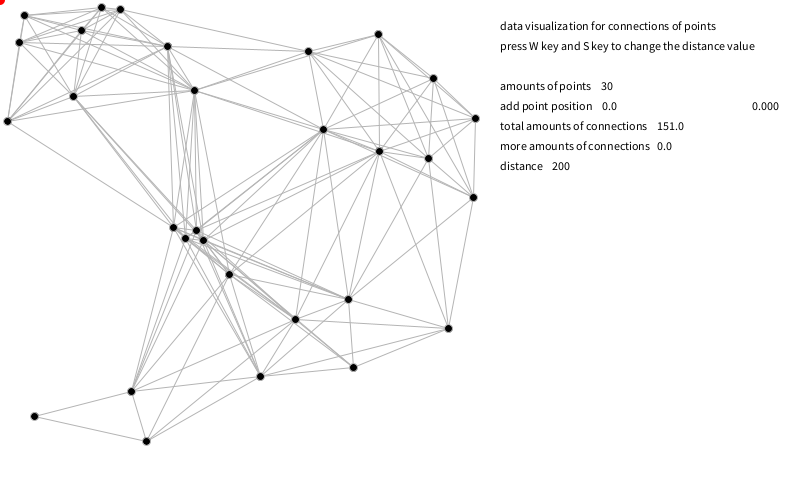
Frame 1 (no input)
Frame 60 (the mouse pressed at the canvas centre just before this capture): identical to frame 1, image omitted
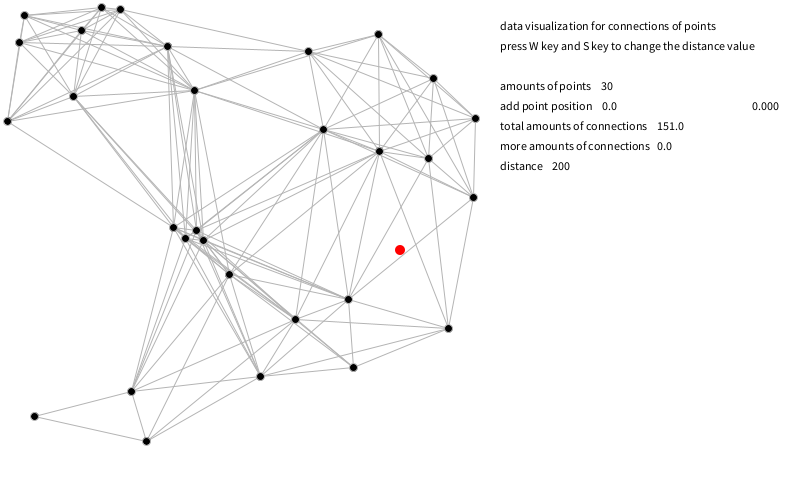
Frame 120 (the mouse held since frame 60 and released just before this capture)

The Processing sketch that drew these frames (run headless with seeded random() and noise(); from frame 60 on, the mouse is pressed at the canvas centre):

// Processing sketch: processing_106740
// ── processing_106740.pde

ArrayList points = new ArrayList();
ArrayList posX;
ArrayList posY;
int distance = 200;
float m;
float n;
float number;
float anothernumber;
float anotheranothernumber;
float mousePressNumber;

int numberPoints=30;

void setup() {
  size(800, 500);
  background(255);
  fill(0);
  smooth();
  for (int i = 0; i <numberPoints; i++) {
    PVector point = new PVector(random(0, width-300), random(0, height));
    points.add(point);
  }
  for (int i = 0; i < numberPoints; i++) {
    for (int j = 0; j < i; j++) {
      if (i != j) {
        PVector pointFromArrayI = (PVector) points.get(i);
        float pointXvalueI = pointFromArrayI.x;
        float pointYvalueI = pointFromArrayI.y;

        PVector pointFromArrayJ = (PVector) points.get(j);
        float pointXvalueJ = pointFromArrayJ.x;
        float pointYvalueJ = pointFromArrayJ.y;

        float distPoints = dist(pointXvalueI, pointYvalueI, pointXvalueJ, pointYvalueJ);
        if (distPoints <= distance) {
          line(pointXvalueI, pointYvalueI, pointXvalueJ, pointYvalueJ);
          number++;
        }
        //above is for caculating number;
      }
    }
  }
    background(255);
}


void mouseClicked() {  
  PVector point= new PVector(mouseX, mouseY);
  points.add(point);
  m=mouseX;
  n=mouseY;
   PVector pointFromArrayI = (PVector) points.get(points.size()-1);
    for (int j = 0; j < points.size(); j++) {
       
        float pointXvalueI = pointFromArrayI.x;
        float pointYvalueI = pointFromArrayI.y;

        PVector pointFromArrayJ = (PVector) points.get(j);
        float pointXvalueJ = pointFromArrayJ.x;
        float pointYvalueJ = pointFromArrayJ.y;

        float distPoints = dist(pointXvalueI, pointYvalueI, pointXvalueJ, pointYvalueJ);
        if (distPoints <= distance) {
          line(pointXvalueI, pointYvalueI, pointXvalueJ, pointYvalueJ);
          anothernumber++;
          anotheranothernumber=anothernumber;
        }
      }
      anothernumber=0;
      number=number+anotheranothernumber;
      //above is for caculating number;
}


void draw() {
  

  
  if(keyPressed){
    if(key=='w'){
   distance= distance-2;
    }
    if(key=='s'){
     distance= distance+2;    
    }
  }

  strokeWeight(1);
  background(255);
  noStroke();
  fill(255,0,0);
  ellipse(mouseX, mouseY,10,10);
    stroke(180);
  noFill();
  for (int i = 0; i < points.size(); i++) {
    for (int j = 0; j < i; j++) {
      if (i != j) {
        PVector pointFromArrayI = (PVector) points.get(i);
        float pointXvalueI = pointFromArrayI.x;
        float pointYvalueI = pointFromArrayI.y;

        PVector pointFromArrayJ = (PVector) points.get(j);
        float pointXvalueJ = pointFromArrayJ.x;
        float pointYvalueJ = pointFromArrayJ.y;

        float distPoints = dist(pointXvalueI, pointYvalueI, pointXvalueJ, pointYvalueJ);
        if (distPoints <= distance) {
          line(pointXvalueI, pointYvalueI, pointXvalueJ, pointYvalueJ);
          
        }
      }
    }
  }
  for (int i = 0; i < points.size(); i++) {
    fill(0);
    PVector pointFromArrayI = (PVector) points.get(i);
     float pointXvalueI = pointFromArrayI.x;
     float pointYvalueI = pointFromArrayI.y;
  ellipse(pointFromArrayI.x,pointFromArrayI.y,8,8);
  noFill();
  }
  fill(0);
  textSize(12);
  text("data visualization for connections of points", width-300,30);
  text("press W key and S key to change the distance value", width-300,50);
  text(n, width-50, 110);
  text("add point position"+"    "+m, width-300, 110);
  text("amounts of points"+"    "+points.size(), width-300, 90);
  text("total amounts of connections "+"   "+(number), width-300, 130);
  text("more amounts of connections"+"   "+anotheranothernumber, width-300, 150);
  text("distance"+"    "+distance,width-300,170);
}   
